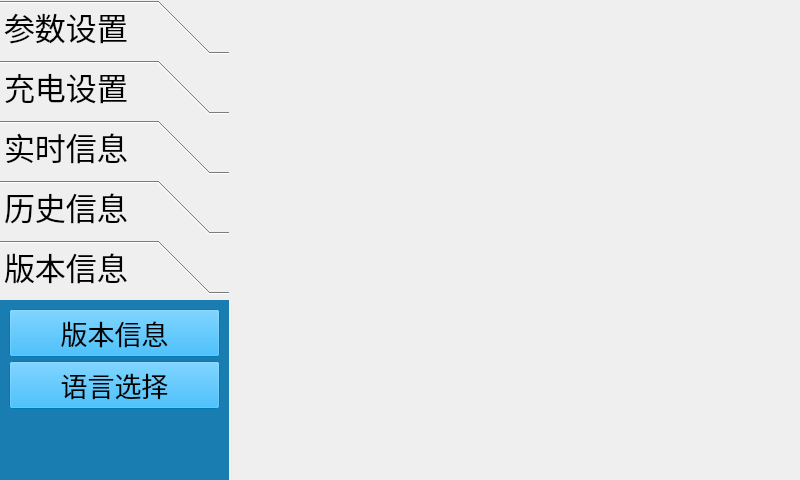
<?xml version="1.0" encoding="UTF-8"?>
<ui version="4.0">
 <class>Maintain</class>
 <widget class="QWidget" name="Maintain">
  <property name="geometry">
   <rect>
    <x>0</x>
    <y>0</y>
    <width>800</width>
    <height>480</height>
   </rect>
  </property>
  <property name="windowTitle">
   <string>Form</string>
  </property>
  <property name="layoutDirection">
   <enum>Qt::LeftToRight</enum>
  </property>
  <property name="styleSheet">
   <string notr="true">border-image: \*url();</string>
  </property>
  <layout class="QHBoxLayout" name="horizontalLayout_2">
   <property name="sizeConstraint">
    <enum>QLayout::SetMinAndMaxSize</enum>
   </property>
   <property name="margin">
    <number>0</number>
   </property>
   <item>
    <layout class="QHBoxLayout" name="horizontalLayout" stretch="2,5">
     <property name="sizeConstraint">
      <enum>QLayout::SetMinAndMaxSize</enum>
     </property>
     <item>
      <widget class="QToolBox" name="toolBox">
       <property name="font">
        <font>
         <family>Adobe Arabic</family>
         <pointsize>23</pointsize>
         <weight>50</weight>
         <italic>false</italic>
         <bold>false</bold>
        </font>
       </property>
       <property name="layoutDirection">
        <enum>Qt::LeftToRight</enum>
       </property>
       <property name="autoFillBackground">
        <bool>false</bool>
       </property>
       <property name="styleSheet">
        <string notr="true">font: 23pt &quot;Adobe Arabic&quot;;
</string>
       </property>
       <property name="currentIndex">
        <number>4</number>
       </property>
       <property name="tabSpacing">
        <number>6</number>
       </property>
       <widget class="QWidget" name="paramSetBox">
        <property name="geometry">
         <rect>
          <x>0</x>
          <y>-119</y>
          <width>254</width>
          <height>314</height>
         </rect>
        </property>
        <property name="font">
         <font>
          <family>Adobe Arabic</family>
          <pointsize>23</pointsize>
          <weight>50</weight>
          <italic>false</italic>
          <bold>false</bold>
         </font>
        </property>
        <property name="styleSheet">
         <string notr="true">background-color: rgb(25,125,178);</string>
        </property>
        <attribute name="label">
         <string>参数设置</string>
        </attribute>
        <layout class="QVBoxLayout" name="verticalLayout_8">
         <property name="sizeConstraint">
          <enum>QLayout::SetMinAndMaxSize</enum>
         </property>
         <item>
          <layout class="QVBoxLayout" name="verticalLayout" stretch="1,1,1,1,1,1,1">
           <property name="spacing">
            <number>4</number>
           </property>
           <property name="sizeConstraint">
            <enum>QLayout::SetMinAndMaxSize</enum>
           </property>
           <item>
            <widget class="QPushButton" name="cscuSetButton">
             <property name="palette">
              <palette>
               <active>
                <colorrole role="WindowText">
                 <brush brushstyle="SolidPattern">
                  <color alpha="255">
                   <red>0</red>
                   <green>0</green>
                   <blue>0</blue>
                  </color>
                 </brush>
                </colorrole>
                <colorrole role="Button">
                 <brush brushstyle="SolidPattern">
                  <color alpha="255">
                   <red>0</red>
                   <green>170</green>
                   <blue>255</blue>
                  </color>
                 </brush>
                </colorrole>
                <colorrole role="Text">
                 <brush brushstyle="SolidPattern">
                  <color alpha="255">
                   <red>0</red>
                   <green>0</green>
                   <blue>0</blue>
                  </color>
                 </brush>
                </colorrole>
                <colorrole role="ButtonText">
                 <brush brushstyle="SolidPattern">
                  <color alpha="255">
                   <red>0</red>
                   <green>0</green>
                   <blue>0</blue>
                  </color>
                 </brush>
                </colorrole>
                <colorrole role="Base">
                 <brush brushstyle="SolidPattern">
                  <color alpha="255">
                   <red>0</red>
                   <green>170</green>
                   <blue>255</blue>
                  </color>
                 </brush>
                </colorrole>
                <colorrole role="Window">
                 <brush brushstyle="SolidPattern">
                  <color alpha="255">
                   <red>0</red>
                   <green>170</green>
                   <blue>255</blue>
                  </color>
                 </brush>
                </colorrole>
               </active>
               <inactive>
                <colorrole role="WindowText">
                 <brush brushstyle="SolidPattern">
                  <color alpha="255">
                   <red>0</red>
                   <green>0</green>
                   <blue>0</blue>
                  </color>
                 </brush>
                </colorrole>
                <colorrole role="Button">
                 <brush brushstyle="SolidPattern">
                  <color alpha="255">
                   <red>0</red>
                   <green>170</green>
                   <blue>255</blue>
                  </color>
                 </brush>
                </colorrole>
                <colorrole role="Text">
                 <brush brushstyle="SolidPattern">
                  <color alpha="255">
                   <red>0</red>
                   <green>0</green>
                   <blue>0</blue>
                  </color>
                 </brush>
                </colorrole>
                <colorrole role="ButtonText">
                 <brush brushstyle="SolidPattern">
                  <color alpha="255">
                   <red>0</red>
                   <green>0</green>
                   <blue>0</blue>
                  </color>
                 </brush>
                </colorrole>
                <colorrole role="Base">
                 <brush brushstyle="SolidPattern">
                  <color alpha="255">
                   <red>0</red>
                   <green>170</green>
                   <blue>255</blue>
                  </color>
                 </brush>
                </colorrole>
                <colorrole role="Window">
                 <brush brushstyle="SolidPattern">
                  <color alpha="255">
                   <red>0</red>
                   <green>170</green>
                   <blue>255</blue>
                  </color>
                 </brush>
                </colorrole>
               </inactive>
               <disabled>
                <colorrole role="WindowText">
                 <brush brushstyle="SolidPattern">
                  <color alpha="255">
                   <red>0</red>
                   <green>0</green>
                   <blue>0</blue>
                  </color>
                 </brush>
                </colorrole>
                <colorrole role="Button">
                 <brush brushstyle="SolidPattern">
                  <color alpha="255">
                   <red>0</red>
                   <green>170</green>
                   <blue>255</blue>
                  </color>
                 </brush>
                </colorrole>
                <colorrole role="Text">
                 <brush brushstyle="SolidPattern">
                  <color alpha="255">
                   <red>0</red>
                   <green>0</green>
                   <blue>0</blue>
                  </color>
                 </brush>
                </colorrole>
                <colorrole role="ButtonText">
                 <brush brushstyle="SolidPattern">
                  <color alpha="255">
                   <red>0</red>
                   <green>0</green>
                   <blue>0</blue>
                  </color>
                 </brush>
                </colorrole>
                <colorrole role="Base">
                 <brush brushstyle="SolidPattern">
                  <color alpha="255">
                   <red>0</red>
                   <green>170</green>
                   <blue>255</blue>
                  </color>
                 </brush>
                </colorrole>
                <colorrole role="Window">
                 <brush brushstyle="SolidPattern">
                  <color alpha="255">
                   <red>0</red>
                   <green>170</green>
                   <blue>255</blue>
                  </color>
                 </brush>
                </colorrole>
               </disabled>
              </palette>
             </property>
             <property name="font">
              <font>
               <family>Adobe Arabic</family>
               <pointsize>20</pointsize>
               <weight>50</weight>
               <italic>false</italic>
               <bold>false</bold>
              </font>
             </property>
             <property name="focusPolicy">
              <enum>Qt::NoFocus</enum>
             </property>
             <property name="styleSheet">
              <string notr="true">QPushButton { background-color: rgb(0, 170, 255); color: rgb(0, 0, 0); } 
QPushButton:hover { background-color: rgb(0,0,127); color:rgb(255, 255, 255);} 
QPushButton {font: 20pt ; } </string>
             </property>
             <property name="text">
              <string>集控设置</string>
             </property>
            </widget>
           </item>
           <item>
            <widget class="QPushButton" name="ActriphaseSetButton">
             <property name="enabled">
              <bool>true</bool>
             </property>
             <property name="focusPolicy">
              <enum>Qt::NoFocus</enum>
             </property>
             <property name="styleSheet">
              <string notr="true">QPushButton { background-color: rgb(0, 170, 255); color: rgb(0, 0, 0); } 
QPushButton:hover { background-color: rgb(0,0,127); color:rgb(255, 255, 255);} 
QPushButton {font: 20pt ; } </string>
             </property>
             <property name="text">
              <string>交流三相相别设置</string>
             </property>
            </widget>
           </item>
           <item>
            <widget class="QPushButton" name="DCChargerSetButton">
             <property name="focusPolicy">
              <enum>Qt::NoFocus</enum>
             </property>
             <property name="styleSheet">
              <string notr="true">QPushButton { background-color: rgb(0, 170, 255); color: rgb(0, 0, 0); } 
QPushButton:hover { background-color: rgb(0,0,127); color:rgb(255, 255, 255);} 
QPushButton {font: 20pt ; } </string>
             </property>
             <property name="text">
              <string> 直流机设置</string>
             </property>
            </widget>
           </item>
           <item>
            <widget class="QPushButton" name="TimeSetButton">
             <property name="focusPolicy">
              <enum>Qt::NoFocus</enum>
             </property>
             <property name="styleSheet">
              <string notr="true">QPushButton { background-color: rgb(0, 170, 255); color: rgb(0, 0, 0); } 
QPushButton:hover { background-color: rgb(0,0,127); color:rgb(255, 255, 255);} 
QPushButton {font: 20pt ; } </string>
             </property>
             <property name="text">
              <string>时间设置</string>
             </property>
            </widget>
           </item>
           <item>
            <widget class="QPushButton" name="LogoSetButton">
             <property name="focusPolicy">
              <enum>Qt::NoFocus</enum>
             </property>
             <property name="styleSheet">
              <string notr="true">QPushButton { background-color: rgb(0, 170, 255); color: rgb(0, 0, 0); } 
QPushButton:hover { background-color: rgb(0,0,127); color:rgb(255, 255, 255);} 
QPushButton {font: 20pt ; } </string>
             </property>
             <property name="text">
              <string>标题设置</string>
             </property>
            </widget>
           </item>
           <item>
            <widget class="QPushButton" name="PasswordSetButton">
             <property name="focusPolicy">
              <enum>Qt::NoFocus</enum>
             </property>
             <property name="styleSheet">
              <string notr="true">QPushButton { background-color: rgb(0, 170, 255); color: rgb(0, 0, 0); } 
QPushButton:hover { background-color: rgb(0,0,127); color:rgb(255, 255, 255);} 
QPushButton {font: 20pt ; } </string>
             </property>
             <property name="text">
              <string>修改密码</string>
             </property>
            </widget>
           </item>
           <item>
            <spacer name="verticalSpacer_4">
             <property name="orientation">
              <enum>Qt::Vertical</enum>
             </property>
             <property name="sizeHint" stdset="0">
              <size>
               <width>20</width>
               <height>40</height>
              </size>
             </property>
            </spacer>
           </item>
          </layout>
         </item>
        </layout>
       </widget>
       <widget class="QWidget" name="chargesetBox">
        <property name="geometry">
         <rect>
          <x>0</x>
          <y>0</y>
          <width>213</width>
          <height>363</height>
         </rect>
        </property>
        <property name="styleSheet">
         <string notr="true">background-color: rgb(25,125,178);</string>
        </property>
        <attribute name="label">
         <string>充电设置</string>
        </attribute>
        <layout class="QVBoxLayout" name="verticalLayout_10">
         <item>
          <layout class="QVBoxLayout" name="verticalLayout_9" stretch="1,1,1,1,1,1,1,1">
           <property name="spacing">
            <number>4</number>
           </property>
           <property name="sizeConstraint">
            <enum>QLayout::SetMinAndMaxSize</enum>
           </property>
           <item>
            <widget class="QPushButton" name="SpecialFeatureButton">
             <property name="focusPolicy">
              <enum>Qt::NoFocus</enum>
             </property>
             <property name="styleSheet">
              <string notr="true">QPushButton { background-color: rgb(0, 170, 255); color: rgb(0, 0, 0); } 
QPushButton:hover { background-color: rgb(0,0,127); color:rgb(255, 255, 255);} 
QPushButton {font: 20pt ; } </string>
             </property>
             <property name="text">
              <string>特殊功能设置 </string>
             </property>
            </widget>
           </item>
           <item>
            <widget class="QPushButton" name="LoadConstraintSetButton">
             <property name="focusPolicy">
              <enum>Qt::NoFocus</enum>
             </property>
             <property name="styleSheet">
              <string notr="true">QPushButton { background-color: rgb(0, 170, 255); color: rgb(0, 0, 0); } 
QPushButton:hover { background-color: rgb(0,0,127); color:rgb(255, 255, 255);} 
QPushButton {font: 20pt ; } </string>
             </property>
             <property name="text">
              <string>负荷约束设置</string>
             </property>
            </widget>
           </item>
           <item>
            <widget class="QPushButton" name="PeakChargingFeatureSetButton">
             <property name="focusPolicy">
              <enum>Qt::NoFocus</enum>
             </property>
             <property name="styleSheet">
              <string notr="true">QPushButton { background-color: rgb(0, 170, 255); color: rgb(0, 0, 0); } 
QPushButton:hover { background-color: rgb(0,0,127); color:rgb(255, 255, 255);} 
QPushButton {font: 20pt ; } </string>
             </property>
             <property name="text">
              <string>错峰充电设置 </string>
             </property>
            </widget>
           </item>
           <item>
            <widget class="QPushButton" name="CoupleGunSetButton">
             <property name="focusPolicy">
              <enum>Qt::NoFocus</enum>
             </property>
             <property name="styleSheet">
              <string notr="true">QPushButton { background-color: rgb(0, 170, 255); color: rgb(0, 0, 0); } 
QPushButton:hover { background-color: rgb(0,0,127); color:rgb(255, 255, 255);} 
QPushButton {font: 20pt ; } </string>
             </property>
             <property name="text">
              <string>多枪设置 </string>
             </property>
            </widget>
           </item>
           <item>
            <widget class="QPushButton" name="QRcodeCreate">
             <property name="focusPolicy">
              <enum>Qt::NoFocus</enum>
             </property>
             <property name="styleSheet">
              <string notr="true">QPushButton { background-color: rgb(0, 170, 255); color: rgb(0, 0, 0); } 
QPushButton:hover { background-color: rgb(0,0,127); color:rgb(255, 255, 255);} 
QPushButton {font: 20pt ; } </string>
             </property>
             <property name="text">
              <string>二维码生成</string>
             </property>
            </widget>
           </item>
           <item>
            <widget class="QPushButton" name="StartTypeSelect">
             <property name="focusPolicy">
              <enum>Qt::NoFocus</enum>
             </property>
             <property name="styleSheet">
              <string notr="true">QPushButton { background-color: rgb(0, 170, 255); color: rgb(0, 0, 0); } 
QPushButton:hover { background-color: rgb(0,0,127); color:rgb(255, 255, 255);} 
QPushButton {font: 20pt ; } </string>
             </property>
             <property name="text">
              <string>充电模式选择</string>
             </property>
            </widget>
           </item>
           <item>
            <widget class="QPushButton" name="ChargePassword">
             <property name="focusPolicy">
              <enum>Qt::NoFocus</enum>
             </property>
             <property name="styleSheet">
              <string notr="true">QPushButton { background-color: rgb(0, 170, 255); color: rgb(0, 0, 0); } 
QPushButton:hover { background-color: rgb(0,0,127); color:rgb(255, 255, 255);} 
QPushButton {font: 20pt ; } </string>
             </property>
             <property name="text">
              <string>充电密码</string>
             </property>
            </widget>
           </item>
           <item>
            <spacer name="verticalSpacer_5">
             <property name="orientation">
              <enum>Qt::Vertical</enum>
             </property>
             <property name="sizeHint" stdset="0">
              <size>
               <width>20</width>
               <height>18</height>
              </size>
             </property>
            </spacer>
           </item>
          </layout>
         </item>
        </layout>
       </widget>
       <widget class="QWidget" name="RealtimeInfo">
        <property name="geometry">
         <rect>
          <x>0</x>
          <y>0</y>
          <width>213</width>
          <height>363</height>
         </rect>
        </property>
        <property name="styleSheet">
         <string notr="true">background-color: rgb(25,125,178);</string>
        </property>
        <attribute name="label">
         <string>实时信息</string>
        </attribute>
        <layout class="QVBoxLayout" name="verticalLayout_7">
         <property name="sizeConstraint">
          <enum>QLayout::SetMinAndMaxSize</enum>
         </property>
         <item>
          <layout class="QVBoxLayout" name="verticalLayout_2" stretch="1,1,1,1,1,1,1,1">
           <property name="spacing">
            <number>4</number>
           </property>
           <property name="sizeConstraint">
            <enum>QLayout::SetMinAndMaxSize</enum>
           </property>
           <item>
            <widget class="QPushButton" name="TerminalInformationButton">
             <property name="focusPolicy">
              <enum>Qt::NoFocus</enum>
             </property>
             <property name="styleSheet">
              <string notr="true">QPushButton { background-color: rgb(0, 170, 255); color: rgb(0, 0, 0); } 
QPushButton:hover { background-color: rgb(0,0,127); color:rgb(255, 255, 255);} 
QPushButton {font: 20pt ; } </string>
             </property>
             <property name="text">
              <string>终端信息</string>
             </property>
            </widget>
           </item>
           <item>
            <widget class="QPushButton" name="BMSInformationButton">
             <property name="focusPolicy">
              <enum>Qt::NoFocus</enum>
             </property>
             <property name="styleSheet">
              <string notr="true">QPushButton { background-color: rgb(0, 170, 255); color: rgb(0, 0, 0); } 
QPushButton:hover { background-color: rgb(0,0,127); color:rgb(255, 255, 255);} 
QPushButton {font: 20pt ; } </string>
             </property>
             <property name="text">
              <string>BMS信息</string>
             </property>
            </widget>
           </item>
           <item>
            <widget class="QPushButton" name="UserLineSideInformationButton">
             <property name="focusPolicy">
              <enum>Qt::NoFocus</enum>
             </property>
             <property name="styleSheet">
              <string notr="true">QPushButton { background-color: rgb(0, 170, 255); color: rgb(0, 0, 0); } 
QPushButton:hover { background-color: rgb(0,0,127); color:rgb(255, 255, 255);} 
QPushButton {font: 20pt ; } </string>
             </property>
             <property name="text">
              <string>进线侧信息</string>
             </property>
            </widget>
           </item>
           <item>
            <widget class="QPushButton" name="DCChargerDataButton">
             <property name="focusPolicy">
              <enum>Qt::NoFocus</enum>
             </property>
             <property name="styleSheet">
              <string notr="true">QPushButton { background-color: rgb(0, 170, 255); color: rgb(0, 0, 0); } 
QPushButton:hover { background-color: rgb(0,0,127); color:rgb(255, 255, 255);} 
QPushButton {font: 20pt ; } </string>
             </property>
             <property name="text">
              <string>直流机信息</string>
             </property>
            </widget>
           </item>
           <item>
            <widget class="QPushButton" name="ModuleInformationButton">
             <property name="focusPolicy">
              <enum>Qt::NoFocus</enum>
             </property>
             <property name="styleSheet">
              <string notr="true">QPushButton { background-color: rgb(0, 170, 255); color: rgb(0, 0, 0); } 
QPushButton:hover { background-color: rgb(0,0,127); color:rgb(255, 255, 255);} 
QPushButton {font: 20pt ; } </string>
             </property>
             <property name="text">
              <string>模块信息</string>
             </property>
            </widget>
           </item>
           <item>
            <widget class="QPushButton" name="SubStationEnInformationButton">
             <property name="focusPolicy">
              <enum>Qt::NoFocus</enum>
             </property>
             <property name="styleSheet">
              <string notr="true">QPushButton { background-color: rgb(0, 170, 255); color: rgb(0, 0, 0); } 
QPushButton:hover { background-color: rgb(0,0,127); color:rgb(255, 255, 255);} 
QPushButton {font: 20pt ; } </string>
             </property>
             <property name="text">
              <string>子站环境信息</string>
             </property>
            </widget>
           </item>
           <item>
            <widget class="QPushButton" name="RealTimeFaultBtn">
             <property name="styleSheet">
              <string notr="true">QPushButton { background-color: rgb(0, 170, 255); color: rgb(0, 0, 0); } 
QPushButton:hover { background-color: rgb(0,0,127); color:rgb(255, 255, 255);} 
QPushButton {font: 20pt ; } </string>
             </property>
             <property name="text">
              <string>实时故障信息</string>
             </property>
            </widget>
           </item>
           <item>
            <spacer name="verticalSpacer">
             <property name="orientation">
              <enum>Qt::Vertical</enum>
             </property>
             <property name="sizeHint" stdset="0">
              <size>
               <width>20</width>
               <height>40</height>
              </size>
             </property>
            </spacer>
           </item>
          </layout>
         </item>
        </layout>
       </widget>
       <widget class="QWidget" name="showInfoBox">
        <property name="geometry">
         <rect>
          <x>0</x>
          <y>0</y>
          <width>226</width>
          <height>208</height>
         </rect>
        </property>
        <property name="styleSheet">
         <string notr="true">background-color: rgb(25,125,178);</string>
        </property>
        <attribute name="label">
         <string>历史信息</string>
        </attribute>
        <layout class="QVBoxLayout" name="verticalLayout_5">
         <property name="sizeConstraint">
          <enum>QLayout::SetMinAndMaxSize</enum>
         </property>
         <item>
          <layout class="QVBoxLayout" name="verticalLayout_3" stretch="1,1,1,1">
           <property name="spacing">
            <number>4</number>
           </property>
           <property name="sizeConstraint">
            <enum>QLayout::SetMinAndMaxSize</enum>
           </property>
           <item>
            <widget class="QPushButton" name="FailureInformationButton">
             <property name="focusPolicy">
              <enum>Qt::NoFocus</enum>
             </property>
             <property name="styleSheet">
              <string notr="true">QPushButton { background-color: rgb(0, 170, 255); color: rgb(0, 0, 0); } 
QPushButton:hover { background-color: rgb(0,0,127); color:rgb(255, 255, 255);} 
QPushButton {font: 20pt ; } </string>
             </property>
             <property name="text">
              <string>设备故障信息</string>
             </property>
            </widget>
           </item>
           <item>
            <widget class="QPushButton" name="operateRecordButton">
             <property name="focusPolicy">
              <enum>Qt::NoFocus</enum>
             </property>
             <property name="styleSheet">
              <string notr="true">QPushButton { background-color: rgb(0, 170, 255); color: rgb(0, 0, 0); } 
QPushButton:hover { background-color: rgb(0,0,127); color:rgb(255, 255, 255);} 
QPushButton {font: 20pt ; } </string>
             </property>
             <property name="text">
              <string>操作记录</string>
             </property>
            </widget>
           </item>
           <item>
            <widget class="QPushButton" name="chargeRecordButton">
             <property name="focusPolicy">
              <enum>Qt::NoFocus</enum>
             </property>
             <property name="styleSheet">
              <string notr="true">QPushButton { background-color: rgb(0, 170, 255); color: rgb(0, 0, 0); } 
QPushButton:hover { background-color: rgb(0,0,127); color:rgb(255, 255, 255);} 
QPushButton {font: 20pt ; }  </string>
             </property>
             <property name="text">
              <string>充电记录</string>
             </property>
            </widget>
           </item>
           <item>
            <spacer name="verticalSpacer_2">
             <property name="orientation">
              <enum>Qt::Vertical</enum>
             </property>
             <property name="sizeHint" stdset="0">
              <size>
               <width>20</width>
               <height>67</height>
              </size>
             </property>
            </spacer>
           </item>
          </layout>
         </item>
        </layout>
       </widget>
       <widget class="QWidget" name="widget">
        <property name="geometry">
         <rect>
          <x>0</x>
          <y>0</y>
          <width>226</width>
          <height>208</height>
         </rect>
        </property>
        <property name="styleSheet">
         <string notr="true">background-color: rgb(25,125,178);</string>
        </property>
        <attribute name="label">
         <string>版本信息</string>
        </attribute>
        <layout class="QVBoxLayout" name="verticalLayout_6">
         <item>
          <layout class="QVBoxLayout" name="verticalLayout_4">
           <property name="spacing">
            <number>4</number>
           </property>
           <property name="sizeConstraint">
            <enum>QLayout::SetMinAndMaxSize</enum>
           </property>
           <item>
            <widget class="QPushButton" name="versionButton">
             <property name="focusPolicy">
              <enum>Qt::NoFocus</enum>
             </property>
             <property name="styleSheet">
              <string notr="true">QPushButton { background-color: rgb(0, 170, 255); color: rgb(0, 0, 0); } 
QPushButton:hover { background-color: rgb(0,0,127); color:rgb(255, 255, 255);} 
QPushButton {font: 20pt ; } </string>
             </property>
             <property name="text">
              <string>版本信息</string>
             </property>
            </widget>
           </item>
           <item>
            <widget class="QPushButton" name="languageSelectButton">
             <property name="focusPolicy">
              <enum>Qt::NoFocus</enum>
             </property>
             <property name="styleSheet">
              <string notr="true">QPushButton { background-color: rgb(0, 170, 255); color: rgb(0, 0, 0); } 
QPushButton:hover { background-color: rgb(0,0,127); color:rgb(255, 255, 255);} 
QPushButton {font: 20pt ; } </string>
             </property>
             <property name="text">
              <string>语言选择</string>
             </property>
            </widget>
           </item>
           <item>
            <spacer name="verticalSpacer_3">
             <property name="orientation">
              <enum>Qt::Vertical</enum>
             </property>
             <property name="sizeHint" stdset="0">
              <size>
               <width>113</width>
               <height>136</height>
              </size>
             </property>
            </spacer>
           </item>
          </layout>
         </item>
        </layout>
       </widget>
      </widget>
     </item>
     <item>
      <spacer name="maintainSpacerFill">
       <property name="orientation">
        <enum>Qt::Horizontal</enum>
       </property>
       <property name="sizeHint" stdset="0">
        <size>
         <width>412</width>
         <height>20</height>
        </size>
       </property>
      </spacer>
     </item>
    </layout>
   </item>
  </layout>
 </widget>
 <resources/>
 <connections/>
</ui>
